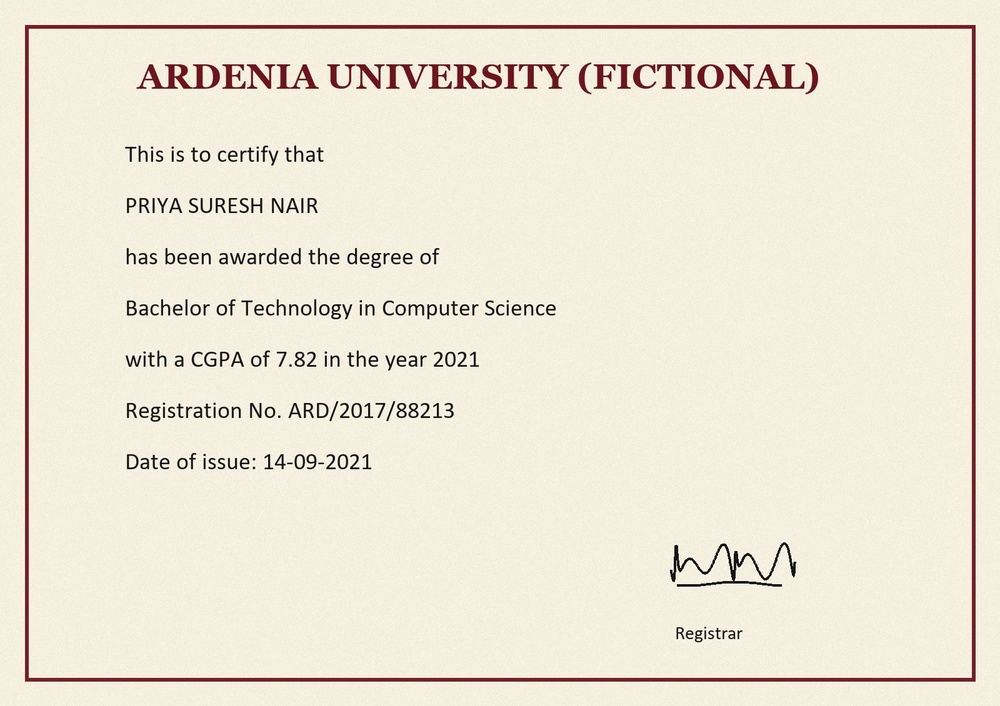
#> input picture src/mcp_server/samples/heldout/deg_edited_exif.jpg, 1000 x 706 px, shrunk from 1600 x 1130 before the run; its folder holds only this picture in this run
$ python -i master_pipeline.py   (imports and definitions only)   (older library calls are emulated)
#> lines starting #> are read from the running program, lines starting #| are printed output that depends on the picture; after the words box and inside, x2 and y2 are one past the last pixel; in counts of white or black regions, pixels touching at a corner belong together
### src/mcp_server/image_checker.py
import io
import os
from pathlib import Path

import numpy as np
from PIL import ExifTags, Image, ImageChops, ImageEnhance

EDITING_SOFTWARE = [
    "photoshop", "gimp", "lightroom", "paint.net", "snapseed", "canva", "picsart", "vsco", "pixlr", "fotor", "coreldraw"
]

def check_image_metadata(img: Image.Image) -> dict:
    findings = []
    notes = []

    exif_data = img.getexif()
    if not exif_data:
        notes.append("No EXIF metadata found.")
        return {"findings": findings, "notes": notes}

    software = None
    for tag_id in exif_data:
        tag_name = ExifTags.TAGS.get(tag_id, tag_id)
        if tag_name == "Software":
            software = exif_data.get(tag_id)
            break

    if software:
        notes.append(f"Software tag found: {software}")
        software_lower = software.lower()
        hit = any(tool in software_lower for tool in EDITING_SOFTWARE)
        findings.append({
            "indicator": "editing_software_in_exif",
            "status": "present" if hit else "absent",
            "confidence": "high" if hit else "moderate",
            "note": f"EXIF Software tag: {software}"
        })
    else:
        notes.append("No Software tag in EXIF.")

    return {"findings": findings, "notes": notes}

def perform_ela(img: Image.Image, quality: int = 90) -> float:
    """Perform Error Level Analysis and return an anomaly score."""
    if img.mode != 'RGB':
        img = img.convert('RGB')

    buffer = io.BytesIO()
    img.save(buffer, 'JPEG', quality=quality)
    buffer.seek(0)
    temp_img = Image.open(buffer)
    temp_img.load()

    # Calculate the difference between the original and the resaved image
    ela_image = ImageChops.difference(img, temp_img)

    # Calculate the max difference across RGB channels
    extrema = ela_image.getextrema()
    max_diff = max([ex[1] for ex in extrema])

    if max_diff == 0:
        max_diff = 1

    # Scale the difference image to make it visible (optional, but good for scoring)
    scale = 255.0 / max_diff
    ela_image = ImageEnhance.Brightness(ela_image).enhance(scale)

    # Calculate anomaly score (variance or max area difference)
    ela_array = np.array(ela_image)

    # Use standard deviation as a proxy for localized editing
    # Unedited images tend to have uniform ELA noise (low std dev of local variations)
    # Edited regions have distinctly different noise patterns

    temp_img.close()
    return np.std(ela_array)

def analyze_image(path: str) -> dict:
    try:
        img = Image.open(path)
        img.load()
    except Exception as e:
        return {"error": str(e)}

    meta_result = check_image_metadata(img)
    ela_score = perform_ela(img)

    # Threshold for ELA score to determine tampering
    ela_threshold = 10.0 # Tuned for Kaggle dataset

    is_tampered_ela = ela_score > ela_threshold

    meta_result["findings"].append({
        "indicator": "ela_anomaly",
        "status": "present" if is_tampered_ela else "absent",
        "confidence": "moderate",
        "note": f"ELA standard deviation {ela_score:.2f} (threshold {ela_threshold})"
    })

    return {
        "file": os.path.basename(path),
        "ela_score": float(ela_score),
        "is_tampered": any(f["status"] == "present" for f in meta_result["findings"]),
        "findings": meta_result["findings"],
        "notes": meta_result["notes"]
    }

# [29 lines that do not run on import are left out]

### src/mcp_server/master_pipeline.py
import cv2
import numpy as np
from PIL import Image

def check_font_inconsistencies(image_path):
    # ...
    try:
        img = cv2.imread(image_path, 0)
        edges = cv2.Canny(img, 50, 150, apertureSize=3)
        lines = cv2.HoughLinesP(edges, 1, np.pi/180, 100, minLineLength=100, maxLineGap=10)
        is_inconsistent = False
        if lines is not None and len(lines) > 50:
            is_inconsistent = True

        return {
            "indicator": "baseline_misalignment",
            "status": "present" if is_inconsistent else "absent",
            "confidence": "moderate",
            "note": "Text baseline alignment irregular" if is_inconsistent else "Text baselines appear consistent"
        }
    except:
        return {"indicator": "baseline_misalignment", "status": "absent", "note": "Check skipped", "confidence": "low"}

def check_paper_anomalies(image_path):
    # ...
    try:
        img = cv2.imread(image_path)
        gray = cv2.cvtColor(img, cv2.COLOR_BGR2GRAY)
        laplacian_var = cv2.Laplacian(gray, cv2.CV_64F).var()
        is_anomalous = laplacian_var < 50.0

        return {
            "indicator": "erasure_abrasion",
            "status": "present" if is_anomalous else "absent",
            "confidence": "high",
            "note": f"Artificial background smoothing detected (variance: {laplacian_var:.1f})" if is_anomalous else "Natural paper texture detected"
        }
    except:
        return {"indicator": "erasure_abrasion", "status": "absent", "note": "Check skipped", "confidence": "low"}

def check_ink_spread(image_path):
    # ...
    try:
        img = cv2.imread(image_path, 0)
        sobelx = cv2.Sobel(img, cv2.CV_64F, 1, 0, ksize=3)
        sobely = cv2.Sobel(img, cv2.CV_64F, 0, 1, ksize=3)
        gradient_magnitude = np.sqrt(sobelx**2 + sobely**2)
        mean_gradient = np.mean(gradient_magnitude)
        is_digital_ink = mean_gradient > 120.0

        return {
            "indicator": "ink_feathering",
            "status": "present" if is_digital_ink else "absent",
            "confidence": "moderate",
            "note": "Unnatural sharp digital ink detected" if is_digital_ink else "Natural ink bleed observed"
        }
    except:
        return {"indicator": "ink_feathering", "status": "absent", "note": "Check skipped", "confidence": "low"}

def check_signature_mismatch(image_path):
    # ...
    try:
        img = cv2.imread(image_path, 0)
        ret, thresh = cv2.threshold(img, 127, 255, cv2.THRESH_BINARY_INV)
        contours, _ = cv2.findContours(thresh, cv2.RETR_EXTERNAL, cv2.CHAIN_APPROX_SIMPLE)

        suspicious_signatures = 0
        for cnt in contours:
            x, y, w, h = cv2.boundingRect(cnt)
            if w > 50 and h > 20 and (w/h) > 3.0:
                mask = np.zeros(img.shape, np.uint8)
                cv2.drawContours(mask, [cnt], -1, 255, -1)
                mean_val = cv2.mean(img, mask=mask)[0]
                if mean_val < 10.0:
                    suspicious_signatures += 1

        is_mismatch = suspicious_signatures > 0

        return {
            "indicator": "signature_identical_overlay",
            "status": "present" if is_mismatch else "absent",
            "confidence": "high",
            "note": "Digitally inserted signature graphic detected" if is_mismatch else "Signature appears organic"
        }
    except:
        return {"indicator": "signature_identical_overlay", "status": "absent", "note": "Check skipped", "confidence": "low"}


def run_master_pipeline(file_path, file_type="image"):
    """
    Runs the comprehensive 5-stage pipeline automatically.
    """
    from image_checker import analyze_image

    findings = []

    # 1. Digital Metadata & ELA (Existing)
    print("Running Digital Metadata Checks...")
    if file_type == "image":
        img_res = analyze_image(file_path)
#> in analyze_image, img is the input picture: PIL image 1000x706 RGB; mean R, G, B 238.6, 230.8, 215.7
#> in analyze_image, `meta_result = check_image_metadata(img)`: meta_result = {'findings': [], 'notes': ['No EXIF metadata found.']}
#> in perform_ela, `extrema = ela_image.getextrema()`: extrema = ((0, 29), (0, 26), (0, 24))
#> in perform_ela, `max_diff = max([ex[1] for ex in extrema])`: max_diff = 29
#> in perform_ela, `scale = 255.0 / max_diff`: scale = 8.79
#> in perform_ela, `ela_image = ImageEnhance.Brightness(ela_image).enhance(scale)`:
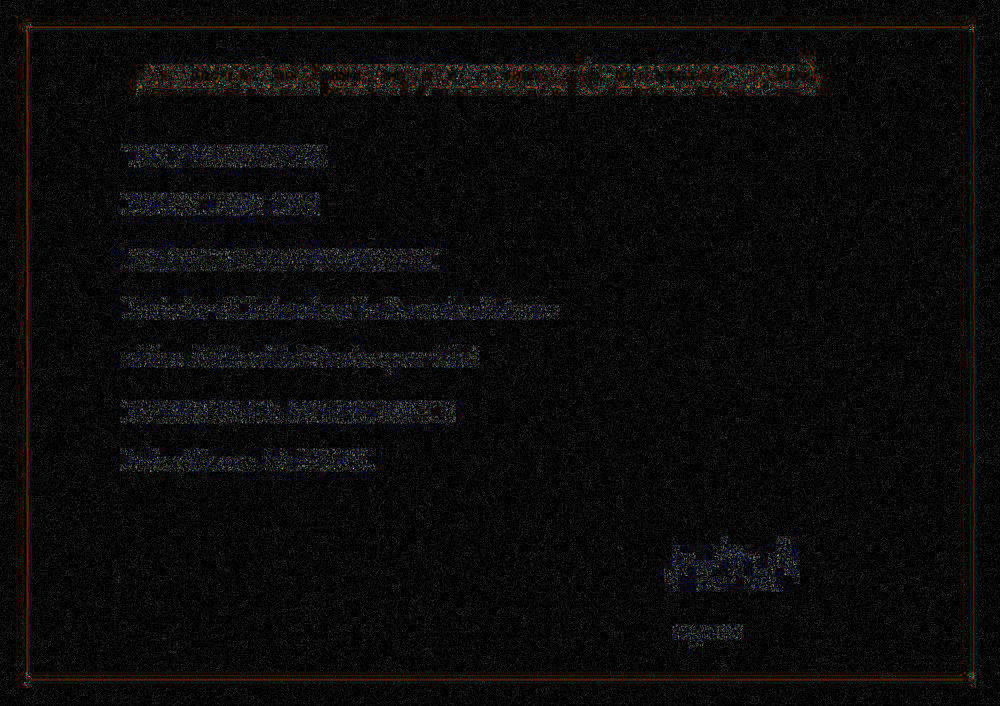
#> ela_image: PIL image 1000x706 RGB; mean R, G, B 11.8, 11.2, 11.1
#> in analyze_image, `ela_score = perform_ela(img)`: ela_score = 13.48
#> in analyze_image, `is_tampered_ela = ela_score > ela_threshold`: is_tampered_ela = True
#> img_res = 5 items
        if "findings" in img_res:
            findings.extend(img_res["findings"])

    # Run the 4 new physical checks using OpenCV
    print("Running Physical Characteristics Analysis...")
    findings.append(check_font_inconsistencies(file_path))
#> in check_font_inconsistencies, `edges = cv2.Canny(img, 50, 150, apertureSize=3)`:
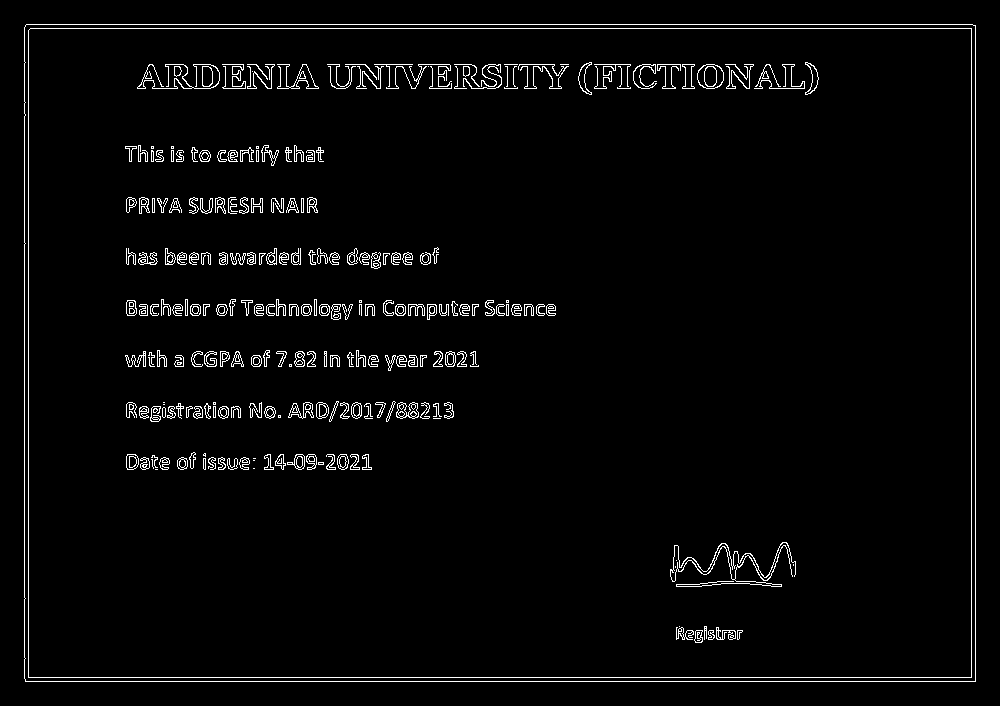
#> edges: shape (706, 1000); 3% white in thin lines or dots, all inside (x1, y1, x2, y2) = (24, 24, 976, 682)
#> in check_font_inconsistencies, `lines = cv2.HoughLinesP(edges, 1, np.pi/180, 100, minLineLength=100, m..`: lines = 60 rows, first 6: [26, 24, 972, 24], [24, 28, 975, 28], [25, 681, 975, 681], [24, 677, 975, 677], [24, 678, 24, 27], [28, 676, 28, 30]
    findings.append(check_paper_anomalies(file_path))
#> in check_paper_anomalies, `laplacian_var = cv2.Laplacian(gray, cv2.CV_64F).var()`: laplacian_var = 1880.7
#> in check_paper_anomalies, `is_anomalous = laplacian_var < 50.0`: is_anomalous = False
    findings.append(check_ink_spread(file_path))
#> in check_ink_spread, `sobelx = cv2.Sobel(img, cv2.CV_64F, 1, 0, ksize=3)`:
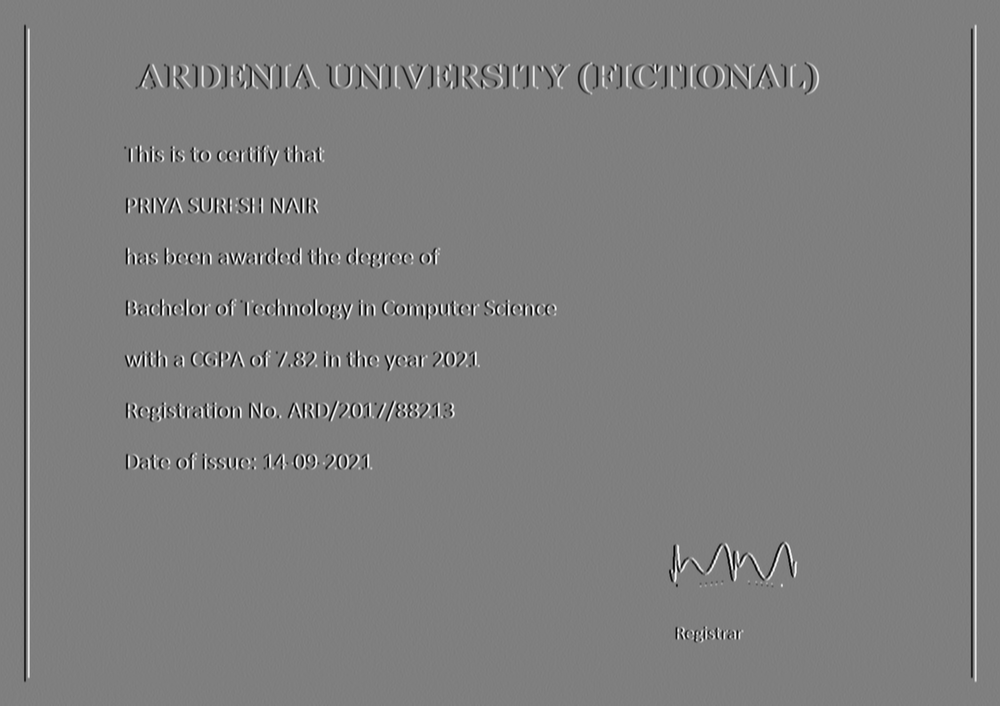
#> sobelx: shape (706, 1000) float64; min -1015, max 1018, mean 0; drawn with min black and max white
#> in check_ink_spread, `sobely = cv2.Sobel(img, cv2.CV_64F, 0, 1, ksize=3)`:
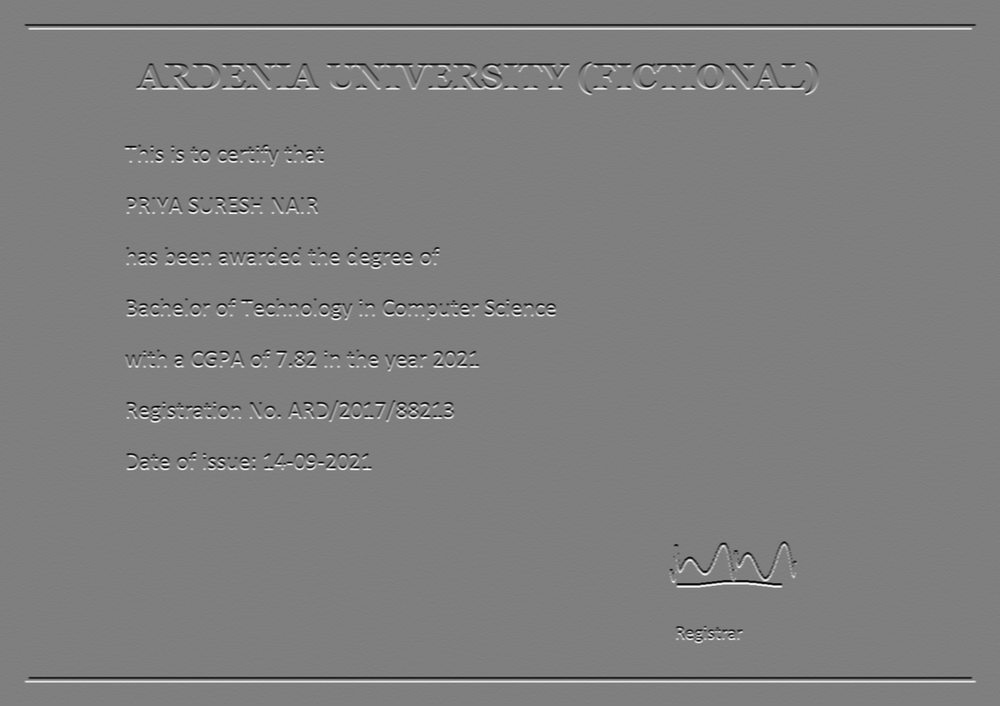
#> sobely: shape (706, 1000) float64; min -1015, max 1018, mean 0; drawn with min black and max white
#> in check_ink_spread, `gradient_magnitude = np.sqrt(sobelx**2 + sobely**2)`:
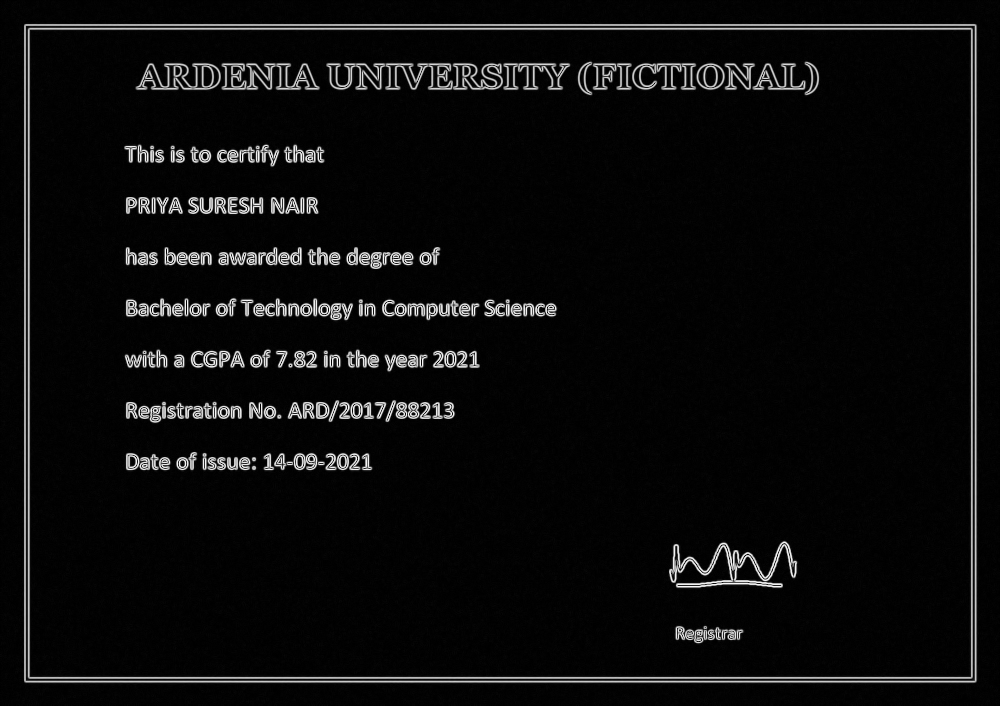
#> gradient_magnitude: shape (706, 1000) float64; min 0, max 1039, mean 52.2; drawn with min black and max white
#> in check_ink_spread, `mean_gradient = np.mean(gradient_magnitude)`: mean_gradient = 52.15
#> in check_ink_spread, `is_digital_ink = mean_gradient > 120.0`: is_digital_ink = False
    findings.append(check_signature_mismatch(file_path))
#> in check_signature_mismatch, `ret, thresh = cv2.threshold(img, 127, 255, cv2.THRESH_BINARY_INV)`:
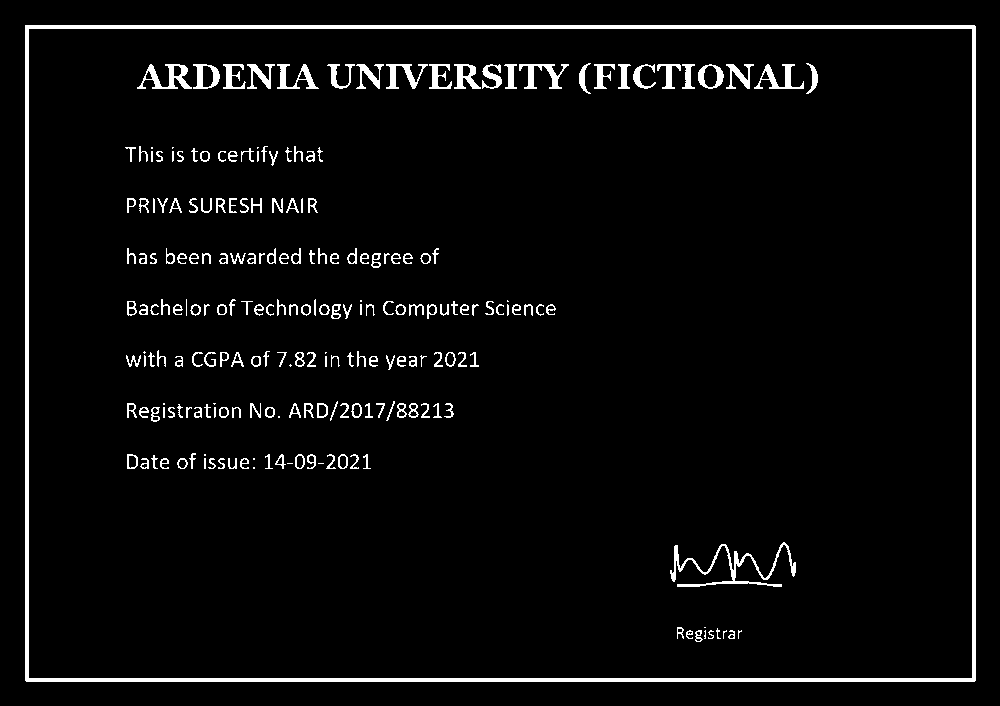
#> thresh: shape (706, 1000); 4.2% white; 220 white regions (21 under 20 px), largest, box (x1, y1, x2, y2) and area: (25, 25, 976, 682) 12797, (670, 542, 796, 587) 1117, (137, 64, 192, 89) 559
#> in check_signature_mismatch, `contours, _ = cv2.findContours(thresh, cv2.RETR_EXTERNAL, cv2.CHAIN_AP..`: contours = 1 item
#> the loop in check_signature_mismatch, `for cnt in contours:` made 1 pass
#> (x, y, w, h) on pass 1: (25, 25, 951, 657)
#> after the loop in check_signature_mismatch, `for cnt in contours:`: suspicious_signatures = 0
#> in check_signature_mismatch, `is_mismatch = suspicious_signatures > 0`: is_mismatch = False

    return findings

>>> result = run_master_pipeline('samples/heldout/deg_edited_exif.jpg')
#> result = 5 items
